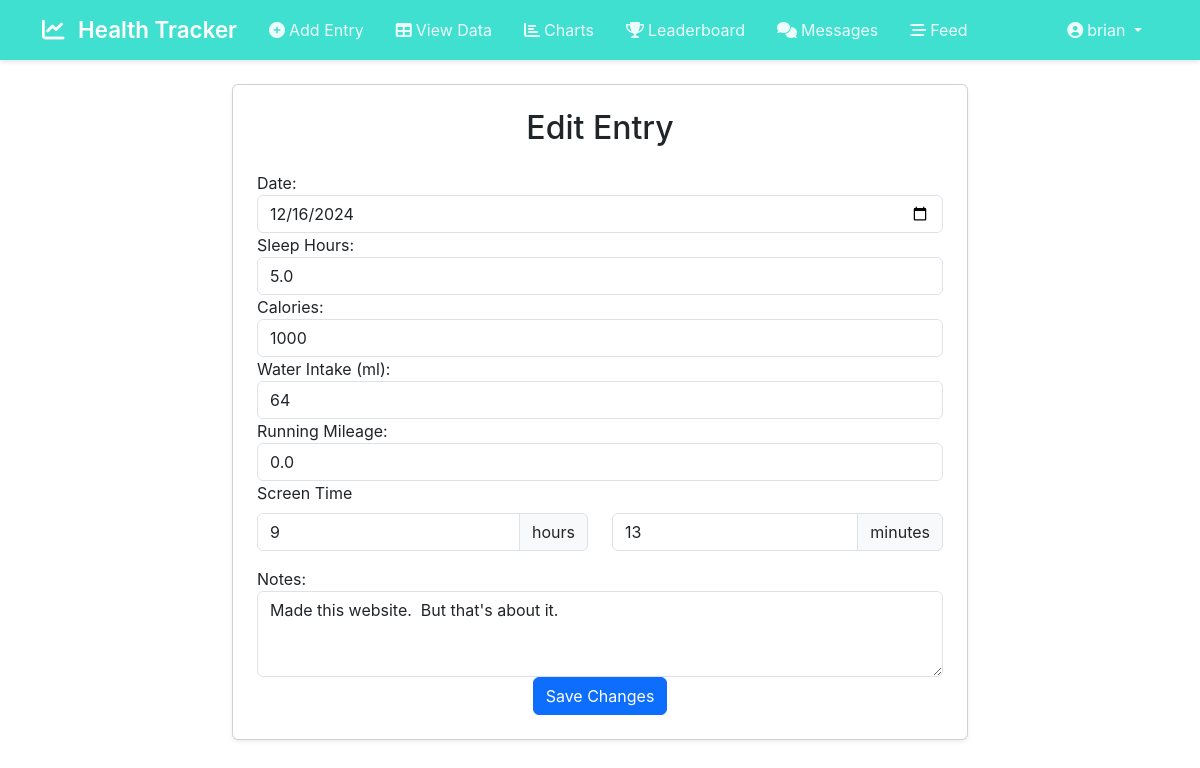
Page /edit/1 (signed in) on the earlier database version.
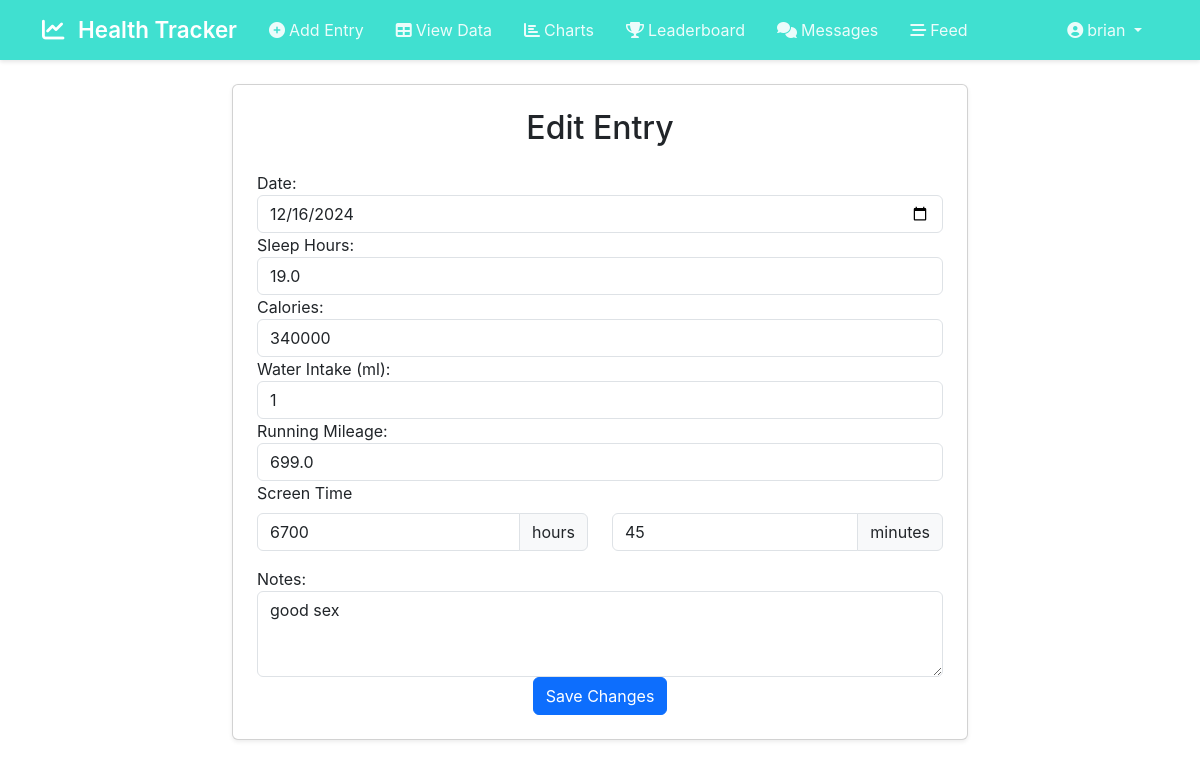
Same page on the later database version.
### website/models.py (models this page shows)
class Entry(db.Model):
    id = db.Column(db.Integer, primary_key=True)
    date = db.Column(db.Date, default=datetime.date.today)
    sleep_hours = db.Column(db.Float, default=0)
    calories = db.Column(db.Integer, default=0)
    water_intake = db.Column(db.Integer, default=0)
    running_mileage = db.Column(db.Float, default=0)
    screen_time = db.Column(db.Float, default=0)  # Hours of screen time
    notes = db.Column(db.Text, nullable=True)
    user_id = db.Column(db.Integer, db.ForeignKey('user.id'))

### website/views.py (the view, shortened to what this page needs)
@views.route('/edit/<int:entry_id>', methods=['GET', 'POST'])
@login_required
def edit_entry(entry_id):
    entry = Entry.query.get_or_404(entry_id)
    return render_template('edit_entry.html', entry=entry, user=current_user)

### website/templates/edit_entry.html
{% extends "base.html" %}
{% block content %}
{% if user.is_authenticated %}
<div class="container mt-4">
    <div class="row justify-content-center">
        <div class="col-md-8">
            <div class="card p-4 shadow-sm">
                <h2 class="mb-4 text-center typewriter">Edit Entry</h2>
                <form method="POST">
                    <div class="form-group">
                        <label for="date">Date:</label>
                        <input type="date" class="form-control" id="date" name="date" value="{{ entry.date }}" required>
                    </div>
                    <div class="form-group">
                        <label for="sleep_hours">Sleep Hours:</label>
                        <input type="number" step="0.1" class="form-control" id="sleep_hours" name="sleep_hours" value="{{ entry.sleep_hours }}" required>
                    </div>
                    <div class="form-group">
                        <label for="calories">Calories:</label>
                        <input type="number" class="form-control" id="calories" name="calories" value="{{ entry.calories }}" required>
                    </div>
                    <div class="form-group">
                        <label for="hydration">Water Intake (ml):</label>
                        <input type="number" step="1" class="form-control" id="hydration" name="hydration" value="{{ entry.water_intake }}" required>
                    </div>
                    <div class="form-group">
                        <label for="running_mileage">Running Mileage:</label>
                        <input type="number" step="0.1" class="form-control" id="running_mileage" name="running_mileage" value="{{ entry.running_mileage }}" required>
                    </div>
                    <div class="mb-3">
                        <label for="screen_time" class="form-label">Screen Time</label>
                        <div class="row">
                            <div class="col-6">
                                <div class="input-group">
                                    <input type="number" class="form-control" id="screen_time_hours" name="screen_time_hours"
                                           min="0" value="{{ entry.screen_time|int }}" required>
                                    <span class="input-group-text">hours</span>
                                </div>
                            </div>
                            <div class="col-6">
                                <div class="input-group">
                                    <input type="number" class="form-control" id="screen_time_minutes" name="screen_time_minutes"
                                           min="0" max="59" value="{{ ((entry.screen_time % 1) * 60)|int }}" required>
                                    <span class="input-group-text">minutes</span>
                                </div>
                            </div>
                        </div>
                    </div>
                    <div class="form-group">
                        <label for="notes">Notes:</label>
                        <textarea class="form-control" id="notes" name="notes" rows="3">{{ entry.notes }}</textarea>
                    </div>
                    <div class="text-center">
                        <button type="submit" class="btn btn-primary">Save Changes</button>
                    </div>
                </form>
            </div>
        </div>
    </div>
</div>
{% else %}
    <p>Please log in.</p>
{% endif %}
{% endblock %}

Differences in the rows shown:
changed Entry: sleep_hours "5.0" → "19.0"; calories "1000" → "340000"; hydration "64" → "1"; running_mileage "0.0" → "699.0"; screen_time_hours "9" → "6700"; screen_time_minutes "13" → "45"; notes "Made this website. But that's about it." → "good sex"
